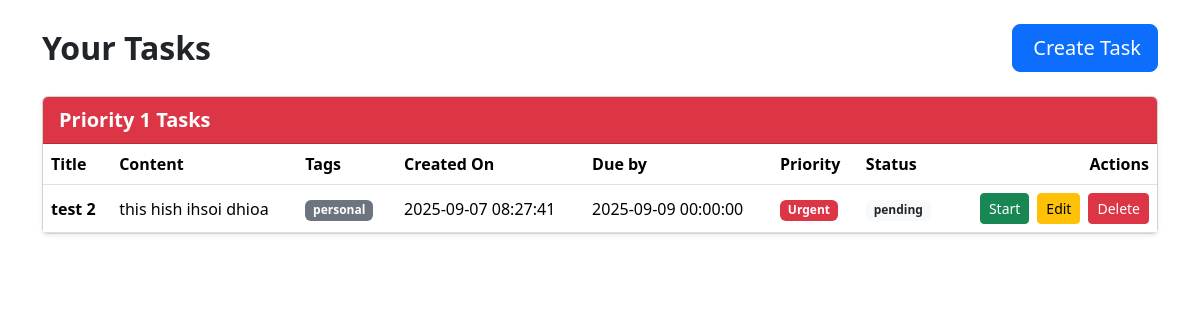
Before: /index (signed in) with the older database file.
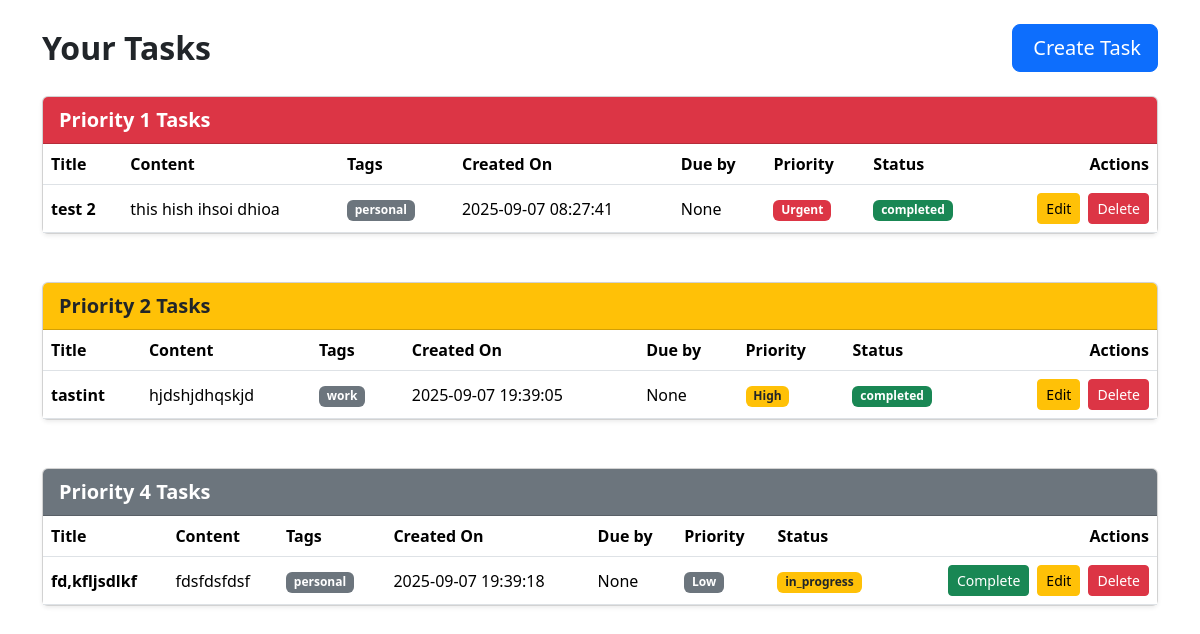
After: the same page with the newer database file.
### app/modals.py (models this page shows)
class Tasks(db.Model):
    id = db.Column(db.Integer, primary_key=True)
    title = db.Column(db.String(50), nullable=False)
    content = db.Column(db.String(200), nullable=False)
    priority = db.Column(db.Integer, nullable=False)
    status = db.Column(Enum(TaskStatus), nullable=False, default=TaskStatus.pending)
    completed = db.Column(db.Boolean, default=False)
    tag = db.Column(db.String(200))
    create_date = db.Column(db.DateTime, server_default=db.func.now())
    due_date = db.Column(db.DateTime)
    user_id = db.Column(db.Integer, db.ForeignKey('user.id'), nullable=False)
    __table_args__ = (
        CheckConstraint('priority >= 1 AND priority <= 5', name='check_priority_range'),
    )

### app/routes.py (the view)
@main.route("/index")
@login_required
def index():
    all_tasks = Tasks.query.order_by(Tasks.priority).all()
    tasks_by_priority = defaultdict(list)
    for task in all_tasks:
        tasks_by_priority[task.priority].append(task)
    return render_template("index.html", tasks_by_priority=tasks_by_priority)

### app/__init__.py (called while the page is built)
def create_app():
    app = Flask(__name__)
    app.config['SECRET_KEY'] = os.environ.get("SECRET_KEY", "dev_secret_key")
    app.config['SQLALCHEMY_DATABASE_URI'] = 'sqlite:///tasks.db'
    app.config['SQLALCHEMY_TRACK_MODIFICATIONS'] = False
    db.init_app(app)
    login_manager.init_app(app)
    login_manager.login_view = "main.login_page"
    from .modals import User, Tasks
    from .routes import main
    app.register_blueprint(main)
    @app.template_filter("from_json")
    def from_json_filter(value):
        try:
            return json.loads(value) if value else []
        except Exception:
            return []
    return app

### app/routes.py (called while the page is built)
@login_manager.user_loader
def load_user(user_id):
    return User.query.get(int(user_id))

### app/templates/index.html (shortened to what this page needs)
{% extends "base.html" %}
{% block body %}
<div class="container py-4">
  <div class="d-flex justify-content-between align-items-center mb-4">
    <h2 class="fw-bold mb-0">Your Tasks</h2>
    <a class="btn btn-primary btn-lg" href="{{ url_for('main.create_tasks') }}">
       Create Task
    </a>
  </div>
  {% for priority, tasks in tasks_by_priority.items() %}
    <div class="card shadow-sm mb-5">
      <div id="status" class="card-header
        {% if priority == 1 %}bg-danger text-white
        {% elif priority == 2 %}bg-warning text-dark
        {% elif priority == 3 %}bg-info text-dark
        {% elif priority == 4 %}bg-secondary text-white
        {% else %}bg-light text-dark{% endif %}
        fw-semibold fs-5">
        Priority {{ priority }} Tasks
      </div>
      <div class="card-body p-0">
        <div class="table-responsive">
          <table class="table table-hover align-middle mb-0">
            <thead>
              <tr>
                <th>Title</th>
                <th>Content</th>
                <th>Tags</th>
                <th>Created On</th>
                <th>Due by</th>
                <th>Priority</th>
                <th>Status</th>
                <th class="text-end">Actions</th>
              </tr>
            </thead>
            <tbody>
              {% for task in tasks %}
              <tr>
                <td class="fw-semibold">{{ task.title }}</td>
                <td>{{ task.content }}</td>
                <td>
                  {% for tag in task.tag|from_json %}
                    <span class="badge bg-secondary me-1">{{ tag }}</span>
                  {% endfor %}
                </td>
                <td>{{ task.create_date }}</td>
                <td>{{ task.due_date }}</td>
                <td>
                  <span class="badge
                    {% if task.priority == 1 %}bg-danger
                    {% elif task.priority == 2 %}bg-warning text-dark
                    {% elif task.priority == 3 %}bg-info text-dark
                    {% elif task.priority == 4 %}bg-secondary
                    {% else %}bg-light text-dark{% endif %}">
                  </span>
                </td>
                <td>
                  <span class="badge
                    {% if task.status == task.status.__class__.in_progress %}bg-warning text-dark
                    {% elif task.status == task.status.__class__.completed %}bg-success
                    {% else %}bg-light text-dark{% endif %}">
                    {{ task.status.value }}
                  </span>
                </td>
                <td class="text-end">
                  <div class="d-flex flex-wrap gap-2 justify-content-end">
                    {% if task.status != task.status.__class__.in_progress and task.status != task.status.__class__.completed %}
                    <form action="{{ url_for('main.start_task', task_id=task.id) }}" method="POST">
                      <button type="submit" class="btn btn-success btn-sm">
                         Start
                      </button>
                    </form>
                    {% endif %}
                    {% if task.status == task.status.__class__.in_progress %}
                    <form action="{{ url_for('main.done_task', task_id=task.id) }}" method="POST">
                      <button type="submit" class="btn btn-success btn-sm">
                         Complete
                      </button>
                    </form>
                    {% endif %}
                    <button class="edit-task-btn btn btn-warning btn-sm"
                            data-id="{{ task.id }}"
                            data-title="{{ task.title }}"
                            data-content="{{ task.content }}"
                            data-priority="{{ task.priority }}"
                            data-tag="{{ task.tag|from_json|join(',') }}"
                            data-due_date="{{ task.due_date }}">
                       Edit
                    </button>
                    <form action="{{ url_for('main.delete_task') }}" method="POST">
                      <button type="submit" class="btn btn-danger btn-sm">
                         Delete
                      </button>
                    </form>
                  </div>
                </td>
              </tr>
              {% endfor %}
            </tbody>
          </table>
        </div>
      </div>
    </div>
  {% endfor %}
</div>
{% endblock %}

### app/templates/base.html (shortened to what this page needs)
<!DOCTYPE html>
<html lang="en">
<head>
    <link rel="stylesheet" href="{{url_for('static', filename='style/styles.css')}}">
    <link href="https://cdn.jsdelivr.net/npm/bootstrap@5.3.8/dist/css/bootstrap.min.css" rel="stylesheet">
</head>
<body>
    {%block body%}{%endblock%}
</body>
</html>

Changed rows visible on the page:
changed Tasks "test 2": due_date "2025-09-09 00:00:00" → "None"; status "pending" → "completed" (drawn); status.value "pending" → "completed"
added Tasks: title "tastint", content "hjdshjdhqskjd", tag "work", create_date "2025-09-07 19:39:05", due_date "None", status.value "completed", priority 2 (drawn), shown under "2"
added Tasks: title "fd,kfljsdlkf", content "fdsfdsfdsf", tag "personal", create_date "2025-09-07 19:39:18", due_date "None", status.value "in_progress", priority 4 (drawn), shown under "4"
Other visible differences:
new list line: "Priority 2 Tasks Title Content Tags Created On Due by Priority Status Actions"
new list line: "Priority 4 Tasks Title Content Tags Created On Due by Priority Status Actions"
list line gone: "Start"
